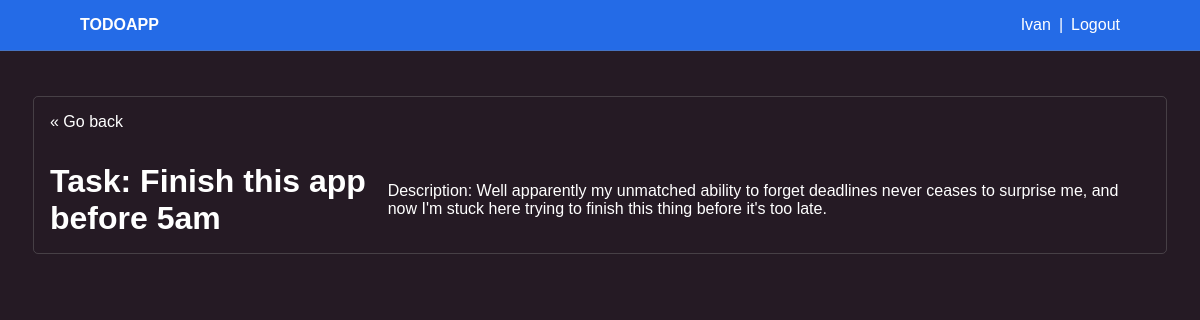
The page /task/1/ (signed in) on the database its author committed.
### base/models.py (models this page shows)
class Task(models.Model):
    user = models.ForeignKey(
        User, on_delete=models.CASCADE, null=True, blank=True)
    title = models.CharField(max_length=200)
    description = models.TextField(null=True, blank=True)
    completed = models.BooleanField(default=False)
    created = models.DateTimeField(auto_now_add=True)
    def __str__(self):
        return self.title
    class Meta:
        ordering = ['completed']

### base/views.py (the view)
# urls.py: path('task/<int:pk>/', TaskDetail.as_view(), name='task'),
class TaskDetail(LoginRequiredMixin, DetailView):
    model = Task
    context_object_name = 'task'

### base/templates/base/task_detail.html
{% extends 'base/main.html' %}{% block content %}
<a href="{% url 'tasks' %}">&#171; Go back</a>
<div class="task-wrapper">
  <h1>Task: {{ task }}</h1>
  <p>Description: {{task.description}}</p>
</div>
{% endblock content %}

### base/templates/base/main.html (shortened to what this page needs)
<!DOCTYPE html>
<html lang="en">
  <head>
  </head>
  <body>
    <header class="navbar">
      <div class="logo">TODOAPP</div>
      {% if request.user.is_authenticated %}
      <div class="wrapper">
        <p>{{request.user|title}}</p>
        <span>|</span>
        <a href="{% url 'logout' %}">Logout</a>
      </div>
      {% else %}
      <div class="wrapper">
        <a href="{% url 'login_page' %}">Login</a>
        <span>|</span>
        <a href="{% url 'register_page' %}">Register</a>
      </div>
      {% endif %}
    </header>
    <div class="container">{% block content %}{% endblock content %}</div>
  </body>
</html>

### base/templates/base/main.html (style rules this page uses)
body, html { background-color: #251a24; }
* { padding: 0; margin: 0; color: white; font-family: "Raleway", sans-serif; }
a { text-decoration: none; user-select: none; }
.wrapper { display: flex; gap: 0.5rem; align-items: center; }
:root { --border-color: rgba(128, 128, 128, 0.364); --primary: rgb(36, 107, 231); --left: rgb(255, 0, 64); --right: rgb(128, 15, 176); }
.navbar { display: flex; justify-content: space-between; align-items: center; padding: 1rem 5rem; border-bottom: 1px solid var(--border-color); background-color: var(--primary); position: fixed; top: 0; left: 0; right: 0; }
.navbar * { user-select: none; }
.logo { font-weight: 900; }
.container { border-radius: 5px; display: flex; flex-direction: column; border: 1px solid var(--border-color); gap: 2rem; max-width: 1100px; margin: 6rem auto; padding: 1rem; }
.task-wrapper { display: flex; gap: 1rem; align-items: center; }

### rows shown on the page
Task: title "Finish this app before 5am", description "Well apparently my unmatched ability to forget deadlines never ceases to surprise me, and now I'm stuck here trying to finish this thing before it's too late."

### other values the page prints
{{ request.user|title }} "Ivan"
